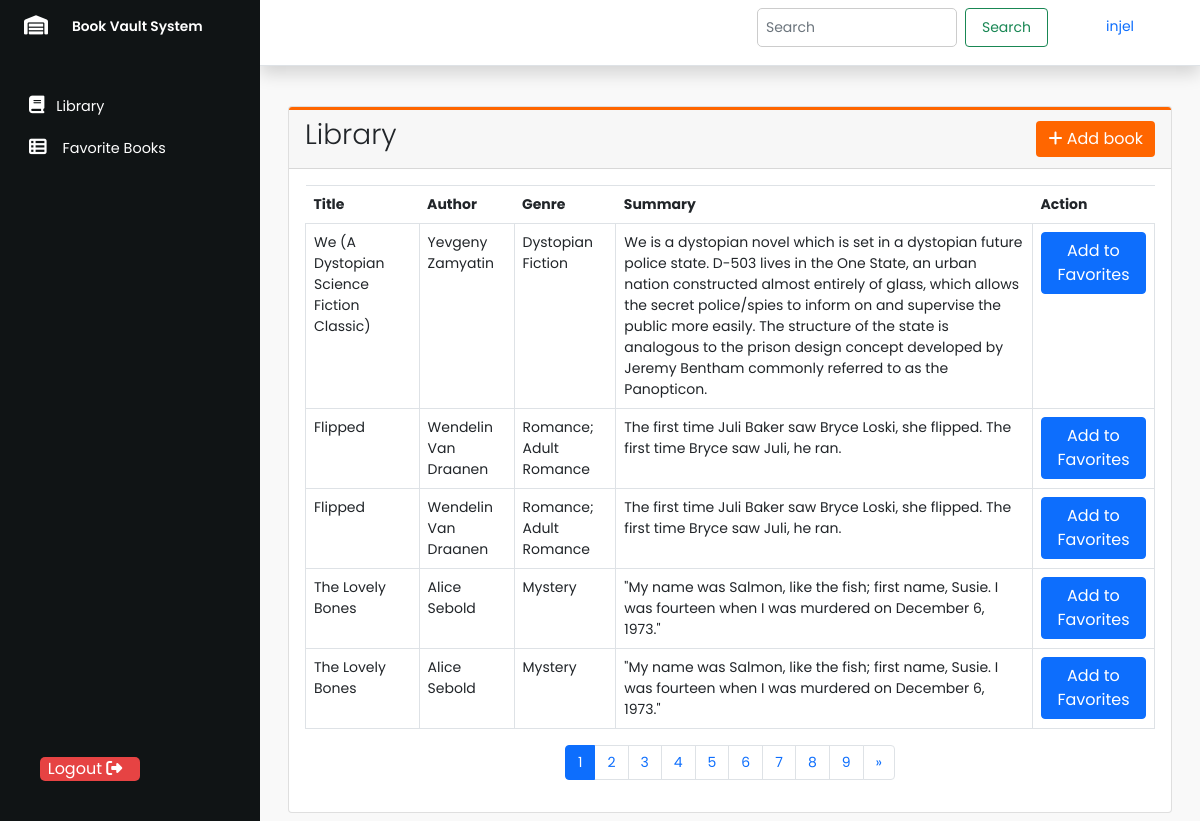
The app's page /main.php (signed in) with its own data.
### tables this page shows
CREATE TABLE `book` (
  `id` int(11) NOT NULL,
  `title` varchar(255) NOT NULL,
  `author` varchar(255) NOT NULL,
  `genre` varchar(100) NOT NULL,
  `summary` text NOT NULL,
  `created_at` timestamp NOT NULL DEFAULT current_timestamp()
);

### main.php (the view, shortened to what this page needs)
<?php
$servername = "localhost";
$username = "root";
$password = "";
$dbname = "bookvault";
$conn = new mysqli($servername, $username, $password, $dbname);
$books = [];
$sql = "CALL GetBooks()";
if ($result = $conn->query($sql)) {
    while ($row = $result->fetch_assoc()) {
        $books[] = $row;
    }
}
$booksPerPage = 5;
$totalBooks = count($books);
$totalPages = ceil($totalBooks / $booksPerPage);
$page = isset($_GET['page']) ? (int)$_GET['page'] : 1;
$start = ($page - 1) * $booksPerPage;
$currentBooks = array_slice($books, $start, $booksPerPage);
?>
<!DOCTYPE html>
<html lang="en">
<head>
    <link href="https://cdn.jsdelivr.net/npm/bootstrap@5.0.2/dist/css/bootstrap.min.css" rel="stylesheet">
    <link rel="stylesheet" href="https://cdnjs.cloudflare.com/ajax/libs/font-awesome/6.5.1/css/all.min.css"/>
    <link rel="stylesheet" href="css/page_style.css">
</head>
<body>
<div class="wrapper">
    <aside id="sidebar" class="expand">
        <div class="h-100">
            <div class="d-flex" id="system-info">
                <a href="main.php" class="box_icon" type="button">
                    <i class="fa-solid fa-warehouse"></i>
                </a>
                <div class="sidebar-logo">
                    <a href="main.php">Book Vault System</a>
                </div>
            </div>
            <ul class="sidebar-nav">
                <li class="sidebar-item">
                    <a href="main.php" class="sidebar-link">
                        <i class="fa-solid fa-book"></i>
                        <span>Library</span>
                    </a>
                </li>
                <li class="sidebar-item">
                    <a href="favorite.php" class="sidebar-link">
                        <i class="fa-solid fa-table-list pe-1"></i>
                        <span>Favorite Books</span>
                    </a>
                </li>
            </ul>
        </div>
        <button class="logout-button">
            <a href="login.php" class="logout-button link-button">
                <span>Logout</span>
                <i class="fa-solid fa-right-from-bracket"></i>
            </a>
        </button>
    </aside>
    <div class="main">
        <nav class="navbar navbar-expand px-3 p-0 border-bottom shadow border-bottom">
            <div class="navbar-collapse navbar">
                <ul class="navbar-nav ms-auto">
                    <li class="nav-item">
                        <form class="d-flex search-form">
                            <input class="form-control search-input me-2" type="search" placeholder="Search" aria-label="Search">
                            <button class="btn btn-outline-success search-button" type="submit">Search</button>
                        </form>
                    </li>
                    <li class="nav-item">
                        <a id="name" href="profile.php" class="nav-link">
                            <?php echo htmlspecialchars($_SESSION['fullname']); ?>
                        </a>
                    </li>
                </ul>
            </div>
        </nav>
        <main class="content px-3 py-2">
            <div class="container-fluid">
                <div class="row mt-3">
                    <div class="container mt-3">
                        <div class="row">
                            <div class="col-md-12">
                                <div class="card">
                                    <div class="card-header d-flex justify-content-between align-items-center">
                                        <h5 class="card-title fs-3 display-1">Library</h5>
                                        <button class="btn btn-cust-citrus" id="btnAdd"><i class="fa-solid fa-plus"></i> Add book</button>
                                    </div>
                                    <div class="card-body">
                                        <div id="mainDiv">
                                            <table class="table table-bordered">
                                                <thead>
                                                    <tr>
                                                        <th>Title</th>
                                                        <th>Author</th>
                                                        <th>Genre</th>
                                                        <th>Summary</th>
                                                        <th>Action</th>
                                                    </tr>
                                                </thead>
                                                <tbody id="booksTableBody">
                                                    <?php foreach ($currentBooks as $book): ?>
                                                        <tr>
                                                            <td><?php echo htmlspecialchars($book['title']); ?></td>
                                                            <td><?php echo htmlspecialchars($book['author']); ?></td>
                                                            <td><?php echo htmlspecialchars($book['genre']); ?></td>
                                                            <td><?php echo htmlspecialchars($book['summary']); ?></td>
                                                            <td><a href="favorites.php?book_id=<?php echo $book['id']; ?>" class="btn btn-primary">Add to Favorites</a></td>
                                                        </tr>
                                                    <?php endforeach; ?>
                                                </tbody>
                                            </table>
                                            <nav aria-label="Page navigation example">
                                                <ul class="pagination justify-content-center">
                                                    <?php for ($i = 1; $i <= $totalPages; $i++): ?>
                                                        <li class="page-item <?php if ($i == $page) echo 'active'; ?>">
                                                            <a class="page-link" href="?page=<?php echo $i; ?>"><?php echo $i; ?></a>
                                                        </li>
                                                    <?php endfor; ?>
                                                    <?php if ($page < $totalPages): ?>
                                                        <li class="page-item">
                                                            <a class="page-link" href="?page=<?php echo $page + 1; ?>" aria-label="Next">
                                                                <span aria-hidden="true">&raquo;</span>
                                                            </a>
                                                        </li>
                                                    <?php endif; ?>
                                                </ul>
                                            </nav>
                                        </div>
                                    </div>
                                </div>
                            </div>
                        </div>
                    </div>
                </div>
            </div>
        </main>
    </div>
</div>
</body>
</html>

### css/page_style.css (style rules this page uses)
body { font-family: 'Poppins', sans-serif; font-size: 0.875rem; opacity: 1; overflow-y: auto; }
a { cursor: pointer; text-decoration: none; }
li { list-style: none; }
.wrapper { display: flex; }
#sidebar { width: 70px; min-width: 70px; z-index: 1000; transition: all .25s ease-in-out; background-color: #101415; display: flex; flex-direction: column; }
#sidebar.expand { width: 260px; min-width: 260px; }
.box_icon { background-color: transparent; cursor: pointer; border: 0; padding: 1rem 1.5rem; }
.box_icon i { font-size: 1.2rem; color: #FFF; }
.sidebar-logo { margin: auto 0; }
.sidebar-logo a { color: #FFF; font-size: .86rem; font-weight: 600; white-space: nowrap; }
#sidebar.expand .sidebar-logo, #sidebar.expand a.sidebar-link span { animation: fadeIn .25s ease; }
.sidebar-nav { padding: 2rem 0; flex: 1 1 auto; }
a.sidebar-link { padding: .625rem 1.625rem; color: #ffffff; display: block; font-size: 0.9rem; white-space: nowrap; border-left: 3px solid transparent; }
.sidebar-link i { font-size: 1.1rem; margin-right: .50rem; }
.sidebar-item { position: relative; }
.navbar-expand .navbar-nav { margin-left: auto; }
.navbar-expand .navbar-collapse { min-width: 200px; }
.main { display: flex; flex-direction: column; min-height: 100vh; overflow: hidden; transition: all 0.35s ease-in-out; width: 100%; background: #fff; }
.content { flex: 1; max-width: 100vw; background: #f9f9f9; }
@media (min-width:756px) { .content { max-width: auto; width: auto; } }
.btn-cust-citrus { background-color: #ff6600; color: #fff; border: none; }
.card-header { border-top: 3px solid #ff6600; }
.table thead th { border: none; }
.logout-button { position: absolute; bottom: 20px; left: 20px; background-color: #e64343; color: #ffffff; border: none; width: 100px; font-size: 16px; cursor: pointer; border-radius: 5px; }
.logout-button i { margin-right: 10px; }
.search-form { margin-bottom: 10px; }
.search-input { width: 200px; padding: 8px; border: 1px solid #ccc; border-radius: 5px; font-size: 14px; }
.search-button { padding: 8px 16px; margin-right: 50px; font-size: 14px; }
#name { padding-right: 50px; }
.content { flex: 1; max-width: 100vw; background: #f9f9f9; padding: 20px; }

### records on screen
book: title "We (A Dystopian Science Fiction Classic)", author "Yevgeny Zamyatin", genre "Dystopian Fiction", summary "We is a dystopian novel which is set in a dystopian future police state. D-503 lives in the One State, an urban nation constructed almost entirely of glass, which allows the secret police/spies to inform on and supervise the public more easily. The structure of the state is analogous to the prison design concept developed by Jeremy Bentham commonly referred to as the Panopticon."
book: title "Flipped", author "Wendelin Van Draanen", genre "Romance; Adult Romance", summary "The first time Juli Baker saw Bryce Loski, she flipped. The first time Bryce saw Juli, he ran."
book: title "Flipped", author "Wendelin Van Draanen", genre "Romance; Adult Romance", summary "The first time Juli Baker saw Bryce Loski, she flipped. The first time Bryce saw Juli, he ran."
book: title "The Lovely Bones", author "Alice Sebold", genre "Mystery", summary "\"My name was Salmon, like the fish; first name, Susie. I was fourteen when I was murdered on December 6, 1973.\""
book: title "The Lovely Bones", author "Alice Sebold", genre "Mystery", summary "\"My name was Salmon, like the fish; first name, Susie. I was fourteen when I was murdered on December 6, 1973.\""

### other values on screen
$_SESSION['fullname'] "injel"
